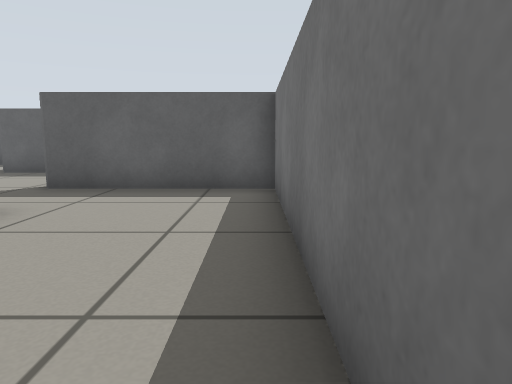
[1] (above)

23 first-person views from a walk through a robot-simulator world made for Gazebo. The camera is 0.51 m above the floor, tilts 8° down and sees 70° across. The floor is counted in squares, 0.5 m on a side. Each view is taken from the middle of a square. On the plan, view 1 faces up. The plan holds only what a view shows up to about 13 squares ahead; the rest is blank.

[2]
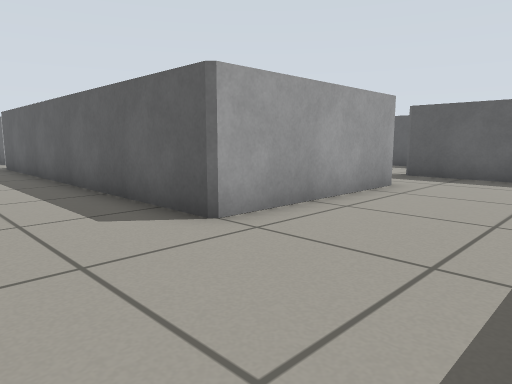

[3]
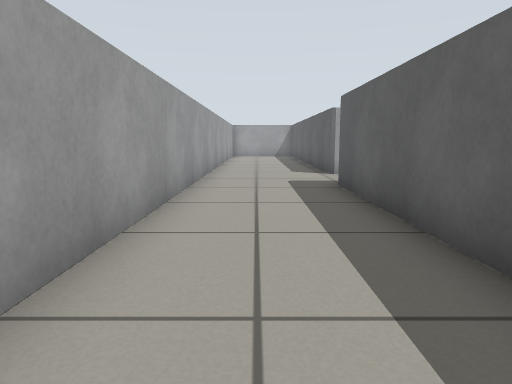

[4]
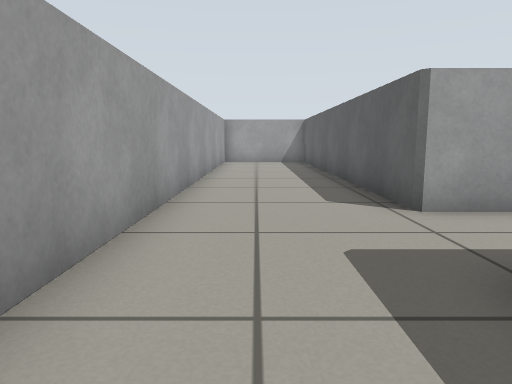

[5]
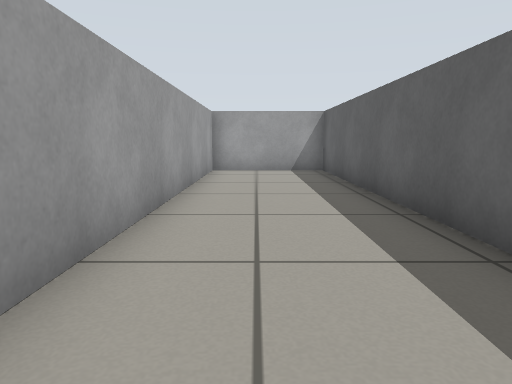

[6]
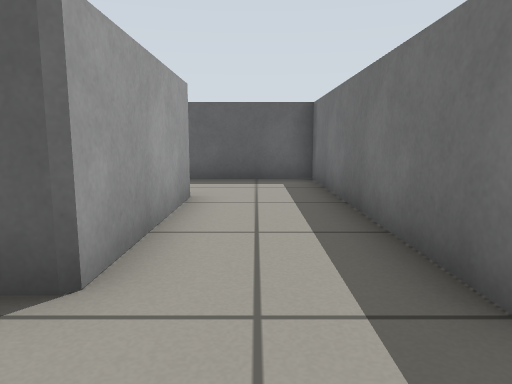

[7]
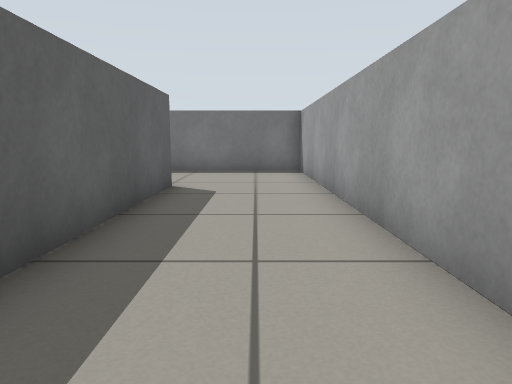

[8]
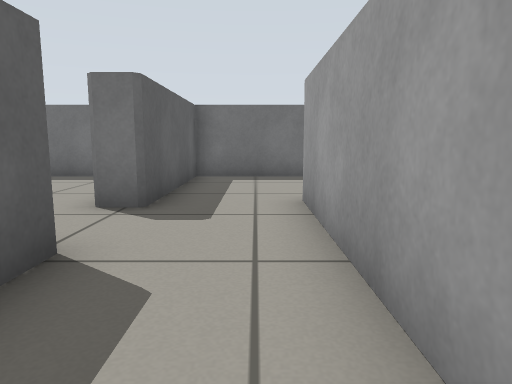

[9]
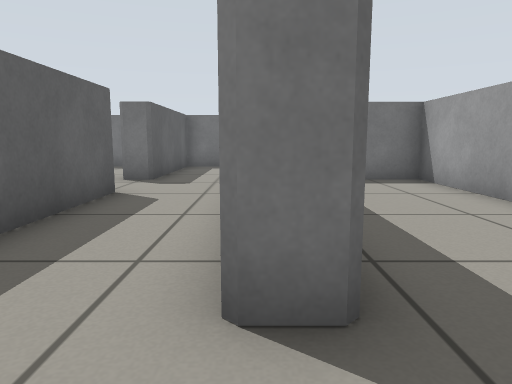

[10]
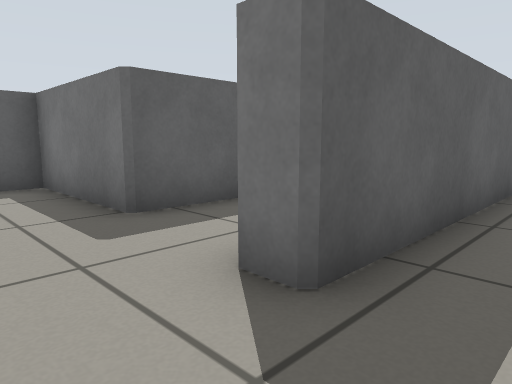

[11]
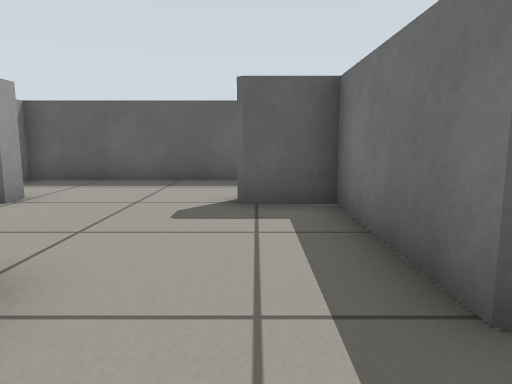

[12]
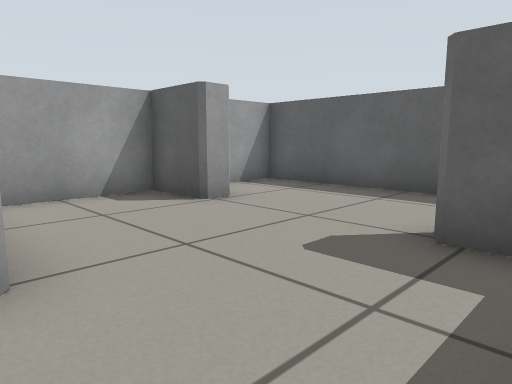

[13]
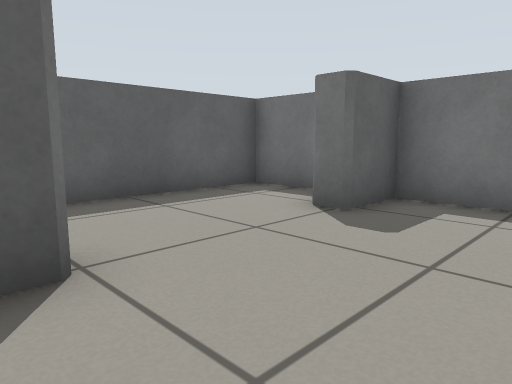

[14]
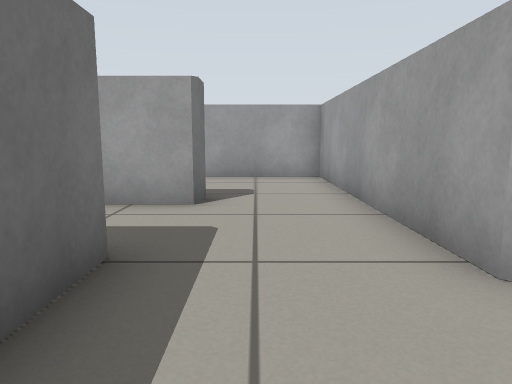

[15]
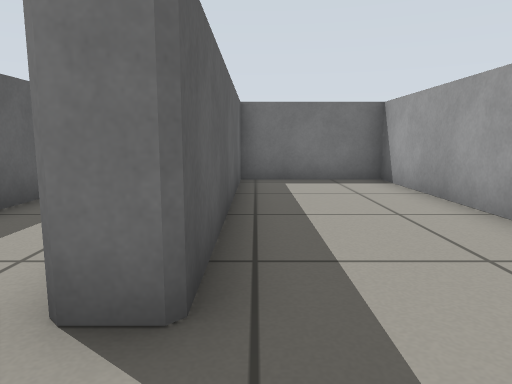

[16]
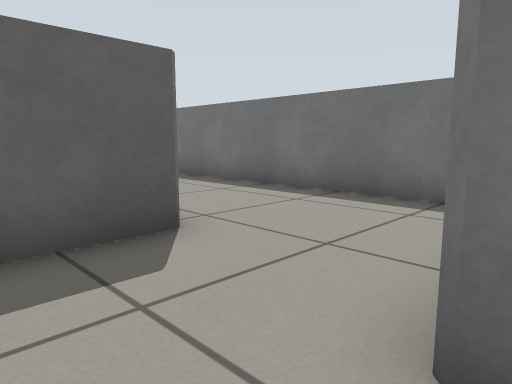

[17]
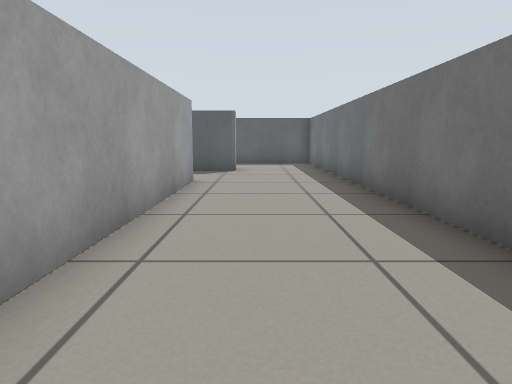

[18]
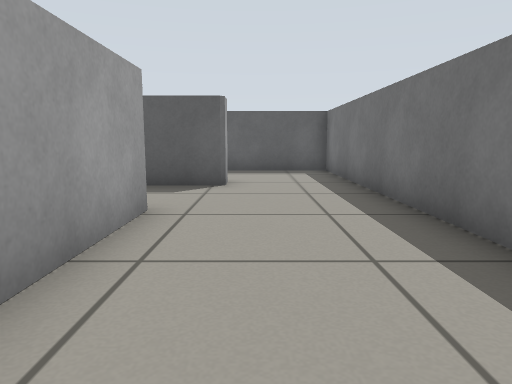

[19]
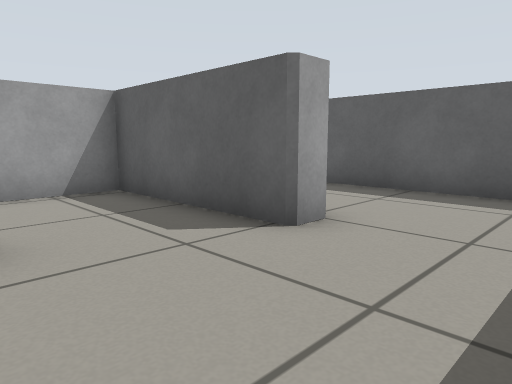

[20]
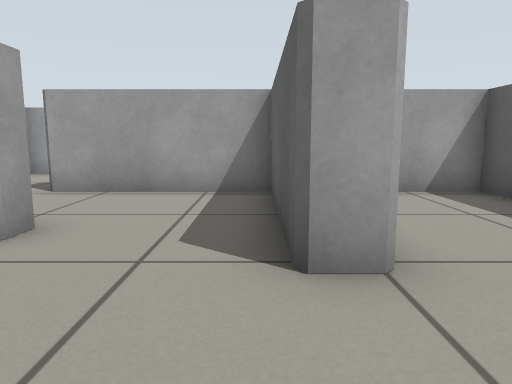

[21]
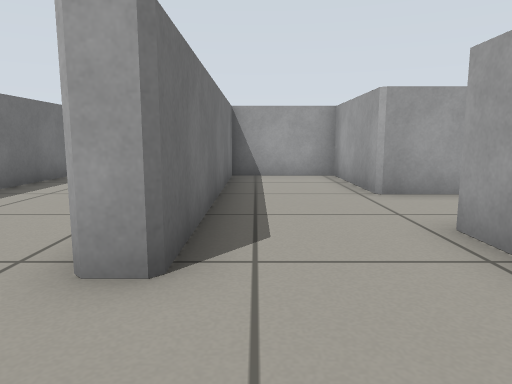

[22]
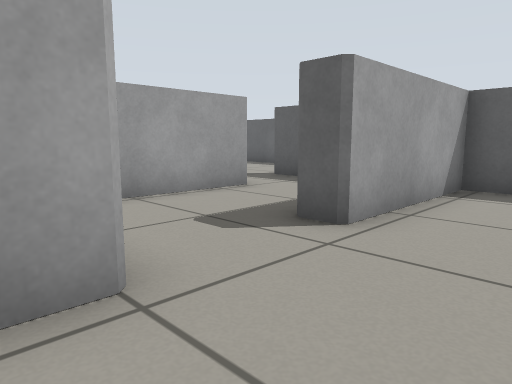

[23]
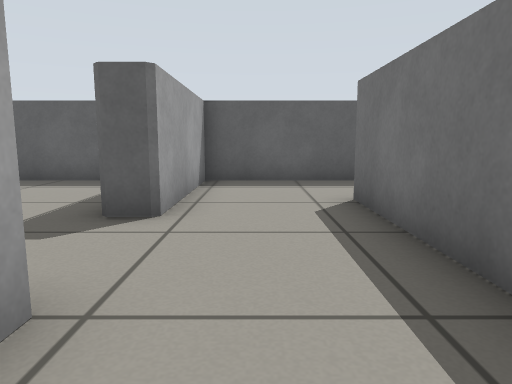

### Floor plan
Points are (right, up) in squares from view 1. A wall is a line through its corners. A room is listed if a view was taken in it or the views show most of it. See-through windows are left out.
Room 1 (views 1, 2, 3, 4, 5, 6, 7)
walls: (-18.2, 4.6) (-18.2, 0.3) (-30.6, 0.3) (-30.6, -3.5) (0.4, -3.5) (0.4, 7.8) (-4.5, 7.8); (-4.6, 5.2) (-3.6, 5.2) (-3.6, -0.1) (-15.5, -0.1) (-15.5, 4.6)
ways out: opening at (-4, 6.5) to room 2; opening at (-16.5, 4)
Room 2 (views 8, 9, 11, 12, 13, 14, 16)
walls: (-14.8, 8.5) (-14.8, 4.6); (-11.7, 13.5) (-11.7, 15.3) (-18.8, 15.3) (-18.8, 13.9); (-17.1, 12.5) (-17.1, 11.8) (-18.8, 11.8) (-18.8, 9.1); (-12.1, 4.4) (-12.1, 5.2) (-10.5, 5.2); (-9, 5.2) (-4.6, 5.2); (-6.8, 7.8) (-11.7, 7.8) (-11.7, 11.8) (-13.3, 11.8) (-13.3, 12.5); (-4.5, 7.8) (-4.5, 8.5)
ways out: opening at (-4, 6.5) to room 1; opening at (-13.5, 5) to room 3; opening at (-5.5, 8) to room 4
Room 3 (views 10, 15)
walls: (-9.4, 0.7) (-4.3, 0.7) (-4.3, 4.4) (-12.1, 4.4); (-14.8, 4.6) (-14.8, 0.7) (-11.5, 0.7)
ways out: opening at (-13.5, 5) to room 2
Room 4 (views 17, 18, 19, 20, 21, 22, 23)
walls: (-7.3, 16.1) (-7.3, 12.3) (-4.3, 12.3) (-4.3, 20.4) (-3.6, 20.4) (-3.6, 13.1); (-3.6, 11.6) (-8, 11.6); (-2.7, 24.1) (-2.7, 23.3) (-7.3, 23.3) (-7.3, 18.8); (0.4, 9.9) (0.4, 27.5) (-7.3, 27.5) (-7.3, 25.8)
ways out: opening at (-5.5, 8) to room 2; opening at (-8, 17.5) to room 5
Room 5 (no view inside)
walls: (-7.3, 18.8) (-8, 18.8); (-11.2, 21) (-11.2, 16); (-9, 16.1) (-7.3, 16.1)
ways out: opening at (-8, 17.5) to room 4; opening at (-11.5, 22.5)

Positions as (right, up) in squares from view 1, and headings:
1: (0, 0), facing up
2: (0, -3), facing up-left
3: (-7, -2), facing left
4: (-13, -2), facing left
5: (-18, -2), facing left
6: (-17, -2), facing up
7: (-12, -2), facing right
8: (-10, 6), facing right
9: (-14, 5), facing right
10: (-14, 3), facing up-right
11: (-13, 6), facing up
12: (-12, 8), facing up-left
13: (-18, 9), facing up-right
14: (-13, 11), facing down
15: (-14, 4), facing right
16: (-6, 8), facing up-right
17: (-2, 11), facing up
18: (-2, 15), facing up
19: (0, 20), facing up-left
20: (0, 23), facing left
21: (-5, 23), facing down
22: (-5, 15), facing up-left
23: (-6, 14), facing up
